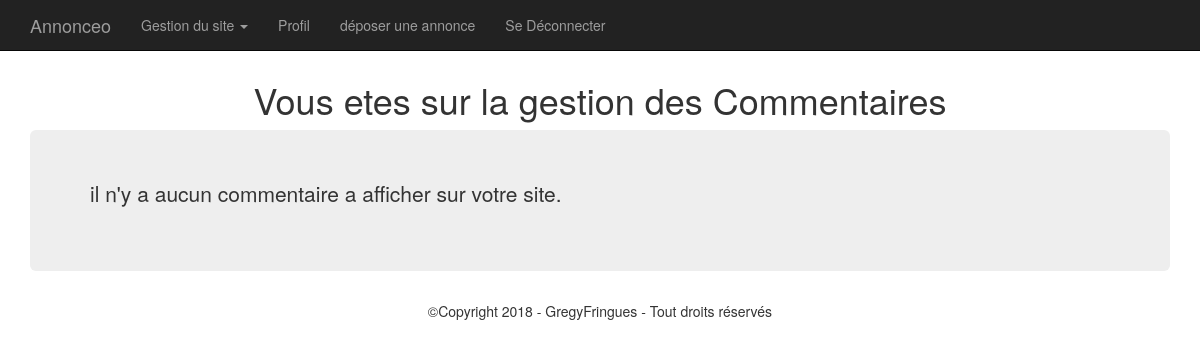
The page /admin/gestion_commentaires.php (signed in) on the database as committed earlier.
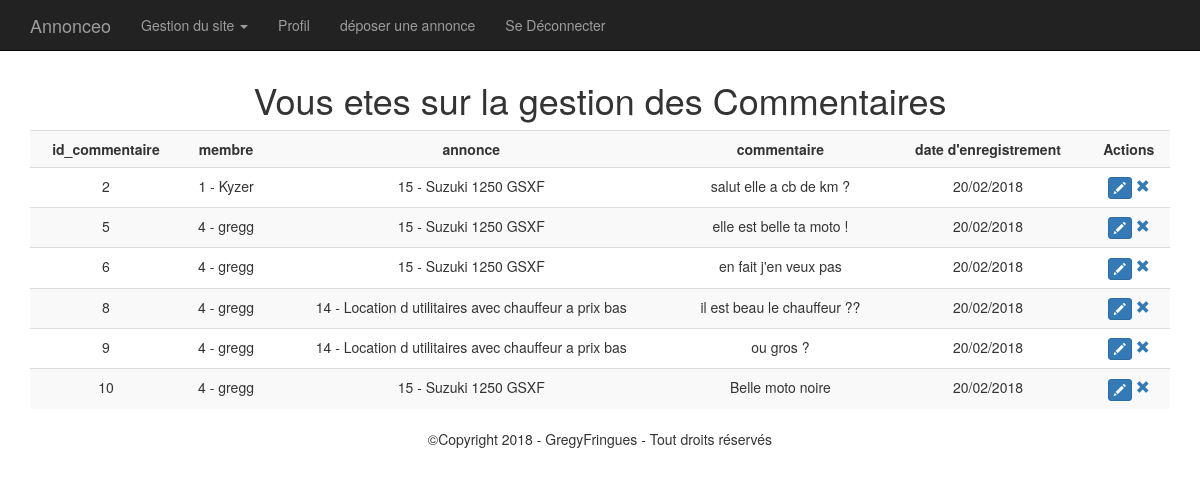
The same page on the database as committed later.
### tables this page shows
CREATE TABLE `commentaire` (
  `id_commentaire` int(3) NOT NULL,
  `membre_id` int(3) NOT NULL,
  `annonce_id` int(3) NOT NULL,
  `commentaire` text NOT NULL,
  `date_enregistrement` datetime NOT NULL
);

### inc/fonctions.php (called while the page is built, shortened)
<?php
    function executeRequete($sql, $params=array()) {
         global $pdo;
         $r = $pdo->prepare($sql);
         $r->execute($params);
         return $r;
    }
    function estConnecteEtAdmin() {
        if(estConnecte() && $_SESSION['membre']['statut']==1){
            return true;
        }
        else{
            return false;
        }
    }
    function estConnecte() {
        if(isset($_SESSION['membre'])){
            return true;
        }
        else{
            false;
        }
    }
?>

### admin/gestion_commentaires.php (the view, shortened to what this page needs)
                <?php
    if( !estConnecteEtAdmin()){
        ob_start();
        ?>
            <div class="jumbotron">
                <p>vous n'avez pas l'autorisation d'être sur cette Page.<br>Authentifiez vous.</p>
                <a href="../connexion.php">Pour vous connecter</a><br>
                <a href="../index.php">Pour vous retourner à l'accueil</a>
            </div>
        <?php
        $erreurAutorisation = ob_get_clean();
    }else {
        $sql = "SELECT id_commentaire, CONCAT(id_membre, ' - ', pseudo) as membre, CONCAT(id_annonce, ' -   ', titre) as annonce, commentaire, DATE_FORMAT(c.date_enregistrement, '%d/%m/%Y') as 'date d\'enregistrement'
            FROM commentaire c, membre m, annonce a WHERE m.id_membre=c.membre_id AND a.id_annonce=c.annonce_id";
        $commentaires = executeRequete($sql);
        if($commentaires->rowCount() == 0){
            ?>
                <div class="jumbotron">
                    <p>il n'y a aucun commentaire a afficher sur votre site.</p>
                </div>
            <?php
        }
        else{
            ?>
            <table class="table  table-striped table-hover">
                <tr>
                <?php
                    $nbColonnes = $commentaires->columnCount();
                    for($i=0; $i<$nbColonnes; $i++){
                        $infosColonne = $commentaires->getColumnMeta($i);
                        ?>
                        <th class="text-center"><?= $infosColonne['name'] ?></th>
                        <?php
                    }
                ?>
                    <th class="text-center">Actions</th>
                </tr>
            <?php
                while($commentaire = $commentaires->fetch(PDO::FETCH_ASSOC)){
                    $idCommentaire= $commentaire['id_commentaire'];
                    ?>
                    <tr>
                    <?php
                    foreach($commentaire as $champ => $infoCommentaire){
                        ?>
                        <td class="text-center <?= $champ=='commentaire' ? 'msgCommentaire' : ''  ?>"><?= $infoCommentaire ?></td>
                        <?php
                    }
                    ?>
                        <td class="text-center">
                            <button type="button" title="modifiez le commentaire" id="<?= $idCommentaire ?>" class="btn-xs btn btn-primary updateCommentaire" data-toggle="modal" data-target="#formModifCommentaire"><span class="glyphicon glyphicon-pencil"></span></button>
                            <a href="?action=supprimer&id_commentaire=<?= $idCommentaire ?>" title="supprimer le commentaire"><span class="glyphicon glyphicon-remove"></span></a>
                        </td>
                    </tr>
                    <?php
                }
            ?>
            </table>
            <?php
        }
        $affichageCommentaires = ob_get_clean();
        ?>
        <?php
    }
    ?>
        <h1 class="text-center">Vous etes sur la gestion des Commentaires</h1>
        <?= $affichageCommentaires ?? '' ?>
   <?php
    include('../inc/gabarit.php');
?>

Rows that differ between the two databases and show on the page:
added commentaire: id_commentaire "2", infoCommentaire "1 - Kyzer", infoCommentaire "15 - Suzuki 1250 GSXF", commentaire "salut elle a cb de km ?", infoCommentaire "20/02/2018"
added commentaire: id_commentaire "5", infoCommentaire "4 - gregg", infoCommentaire "15 - Suzuki 1250 GSXF", commentaire "elle est belle ta moto !", infoCommentaire "20/02/2018"
added commentaire: id_commentaire "6", infoCommentaire "4 - gregg", infoCommentaire "15 - Suzuki 1250 GSXF", commentaire "en fait j'en veux pas", infoCommentaire "20/02/2018"
added commentaire: id_commentaire "8", infoCommentaire "4 - gregg", infoCommentaire "14 - Location d utilitaires avec chauffeur a prix bas", commentaire "il est beau le chauffeur ??", infoCommentaire "20/02/2018"
added commentaire: id_commentaire "9", infoCommentaire "4 - gregg", infoCommentaire "14 - Location d utilitaires avec chauffeur a prix bas", commentaire "ou gros ?", infoCommentaire "20/02/2018"
added commentaire: id_commentaire "10", infoCommentaire "4 - gregg", infoCommentaire "15 - Suzuki 1250 GSXF", commentaire "Belle moto noire", infoCommentaire "20/02/2018"
Other text that changed with them:
new list line: "id_commentaire"
new list line: "membre"
new list line: "annonce"
new list line: "commentaire"
new list line: "date d'enregistrement"
text no longer shown: "il n'y a aucun commentaire a afficher sur votre site."
text now shown: "Actions"
